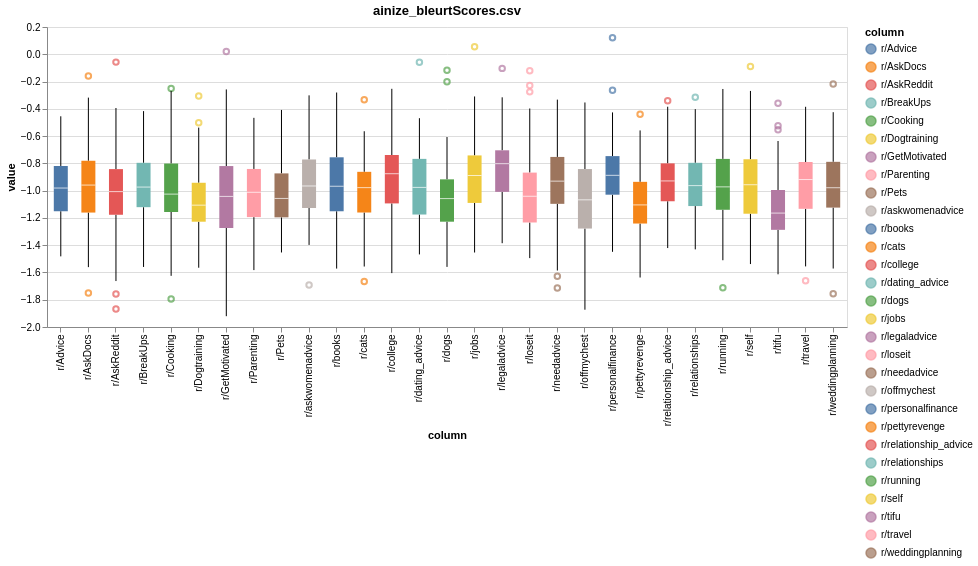

The notebook cell this image was saved under:
### Code cell
source = pd.DataFrame(df_ainize_bleurt)

alt.Chart(source, title="ainize_bleurtScores.csv").mark_boxplot().encode(
    x='column',
    y='value',
    color='column'
    
).properties(width=800).interactive()

### Figure 1 — Vega-Lite specification as saved in the notebook (floating-point values rounded to 4 significant figures; data arrays with more than 128 entries replaced by an {"elided": "..."} marker saying what was removed)
{"config": {"view": {"continuousWidth": 300, "continuousHeight": 300}}, "data": {"name": "data-468d8cc01d2132f5e54bcef5ab829786"}, "mark": {"type": "boxplot"}, "encoding": {"color": {"field": "column", "type": "nominal"}, "x": {"field": "column", "type": "nominal"}, "y": {"field": "value", "type": "quantitative"}}, "params": [{"name": "param_13", "select": {"type": "interval", "encodings": ["x", "y"]}, "bind": "scales"}], "title": "ainize_bleurtScores.csv", "width": 800, "$schema": "https://vega.github.io/schema/vega-lite/v5.20.1.json", "datasets": {"data-468d8cc01d2132f5e54bcef5ab829786": {"elided": "3306 records"}}}
